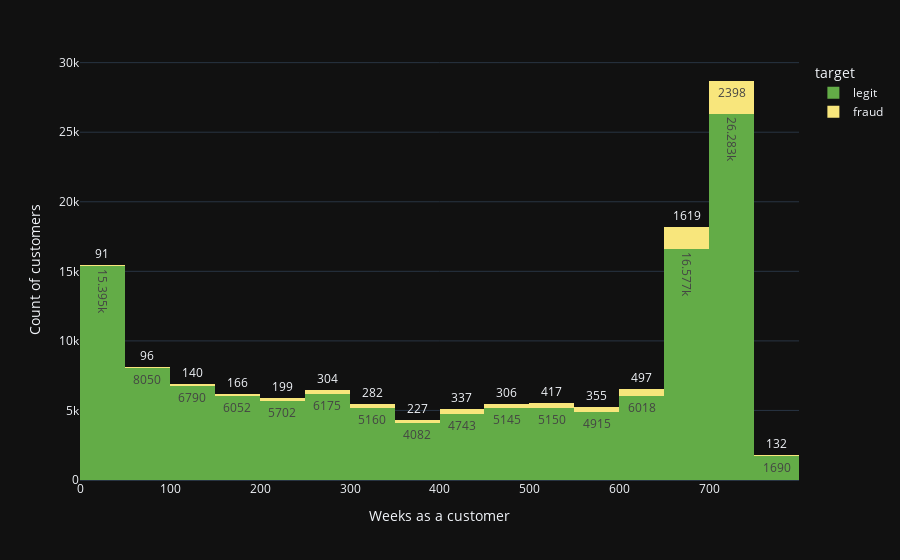

Source (notebook cell):
### Code cell
# plot count of customers within bins of weeks as a customer and the proportions of fraudulent and legit customers. 

px1 = agg_clients.groupby(['date_interval', 'target']).size().to_frame('count').reset_index()
px1['target'] = px1['target'].map({0: 'legit', 1: 'fraud'})

px.histogram(px1, x='date_interval', y='count', color='target', nbins=20, text_auto=True, labels={'date_interval': 'Weeks as a customer'}, template='plotly_dark', color_discrete_sequence=['#63ac47', '#f8e67c']).update_layout(yaxis_title="Count of customers")

### Figure 1 — Plotly figure (JSON) as saved in the notebook; plotly's stock layout.template omitted (floating-point values rounded to 4 significant figures; data arrays with more than 128 entries replaced by an {"elided": "..."} marker saying what was removed)
{"data": [{"alignmentgroup": "True", "bingroup": "x", "histfunc": "sum", "hovertemplate": "target=legit<br>Weeks as a customer=%{x}<br>sum of count=%{y}<extra></extra>", "legendgroup": "legit", "marker": {"color": "#63ac47", "pattern": {"shape": ""}}, "name": "legit", "nbinsx": 20, "offsetgroup": "legit", "orientation": "v", "showlegend": true, "texttemplate": "%{value}", "type": "histogram", "x": {"elided": "771 int values"}, "xaxis": "x", "y": {"elided": "771 int values"}, "yaxis": "y"}, {"alignmentgroup": "True", "bingroup": "x", "histfunc": "sum", "hovertemplate": "target=fraud<br>Weeks as a customer=%{x}<br>sum of count=%{y}<extra></extra>", "legendgroup": "fraud", "marker": {"color": "#f8e67c", "pattern": {"shape": ""}}, "name": "fraud", "nbinsx": 20, "offsetgroup": "fraud", "orientation": "v", "showlegend": true, "texttemplate": "%{value}", "type": "histogram", "x": {"elided": "680 int values"}, "xaxis": "x", "y": {"elided": "680 int values"}, "yaxis": "y"}], "layout": {"barmode": "relative", "legend": {"title": {"text": "target"}, "tracegroupgap": 0}, "margin": {"t": 60}, "xaxis": {"anchor": "y", "domain": [0, 1], "title": {"text": "Weeks as a customer"}}, "yaxis": {"anchor": "x", "domain": [0, 1], "title": {"text": "Count of customers"}}}}
